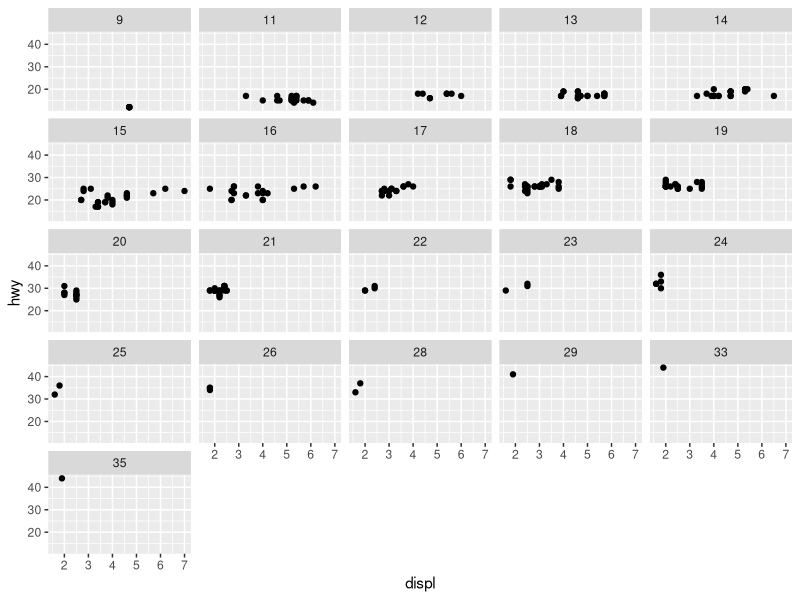
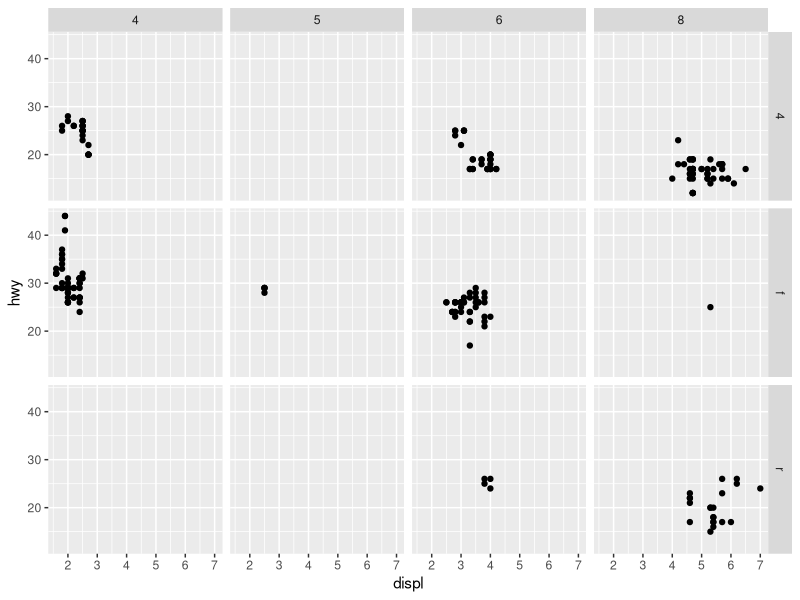
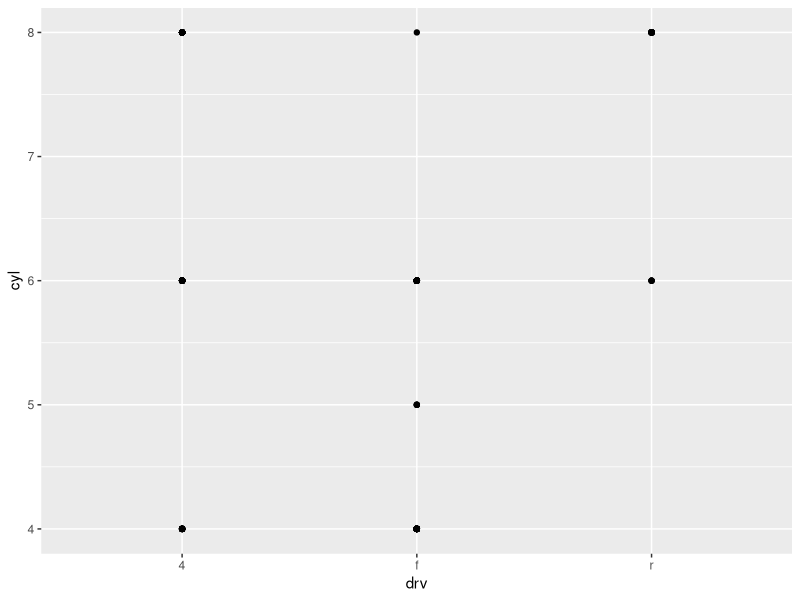
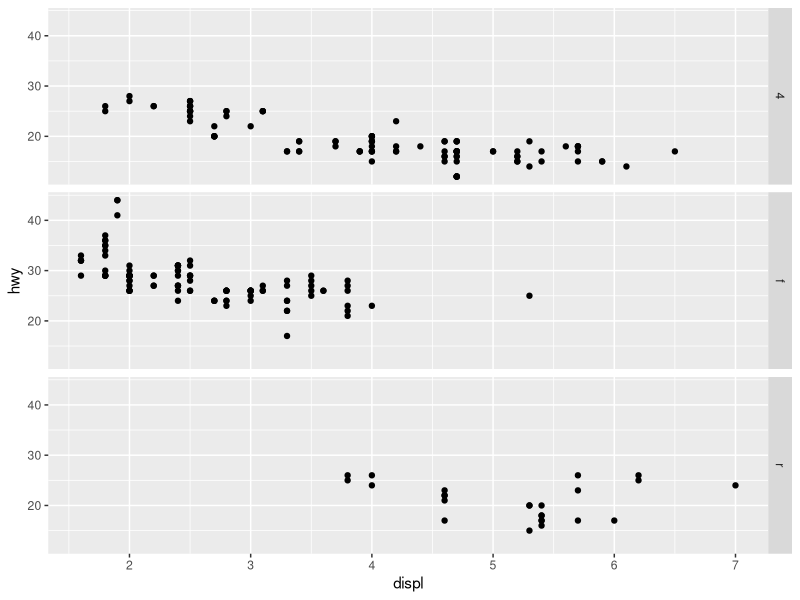
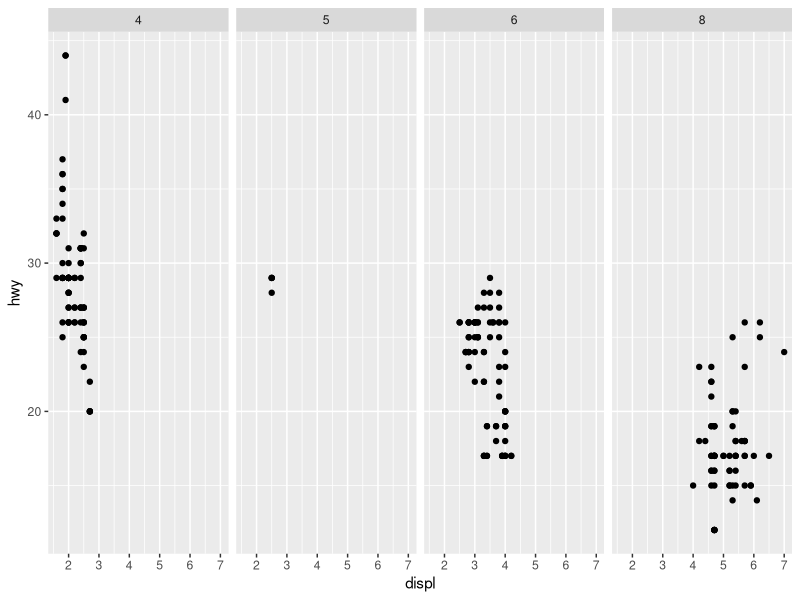
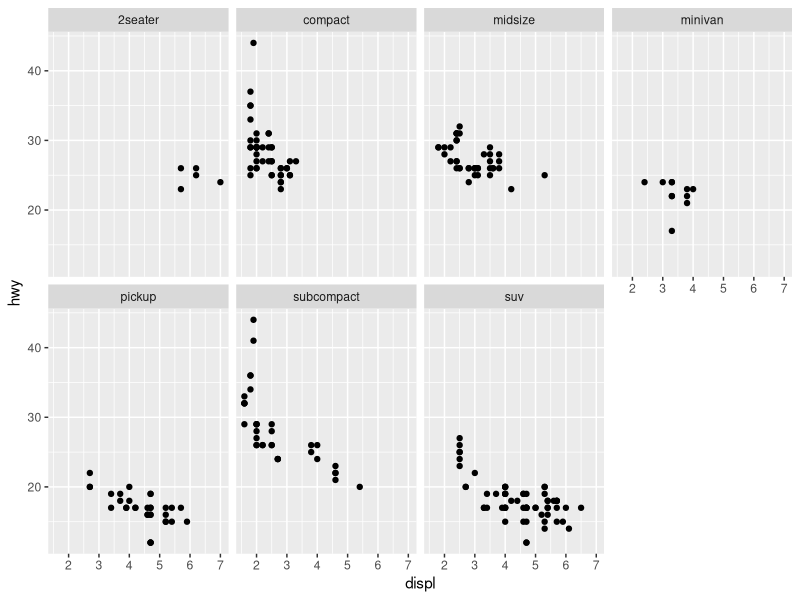

The R source for these figures, in order:
## ---- chunk 1
knitr::opts_chunk$set(echo = TRUE)
require("tidyverse")
## ---- chunk 2
ggplot(data=mpg) +
  geom_point(mapping=aes(x=displ,y=hwy)) +
  facet_wrap(~cty)
## ---- chunk 3
ggplot(data=mpg)+
  geom_point(mapping=aes(x=displ,y=hwy))+
  facet_grid(drv~cyl)
## ---- chunk 4
ggplot(data=mpg) +
  geom_point(mapping=aes(x=drv,y=cyl))
## ---- chunk 5
ggplot(data=mpg)+
  geom_point(mapping=aes(x= displ,y=hwy))+
  facet_grid(drv ~ .)
## ---- chunk 6
ggplot(data=mpg)+
  geom_point(mapping=aes(x=displ,y=hwy))+
  facet_grid(.~cyl)
## ---- chunk 7
ggplot(data=mpg)+
  geom_point(mapping=aes(x=displ,y=hwy))+
  facet_wrap(~class,nrow=2)
